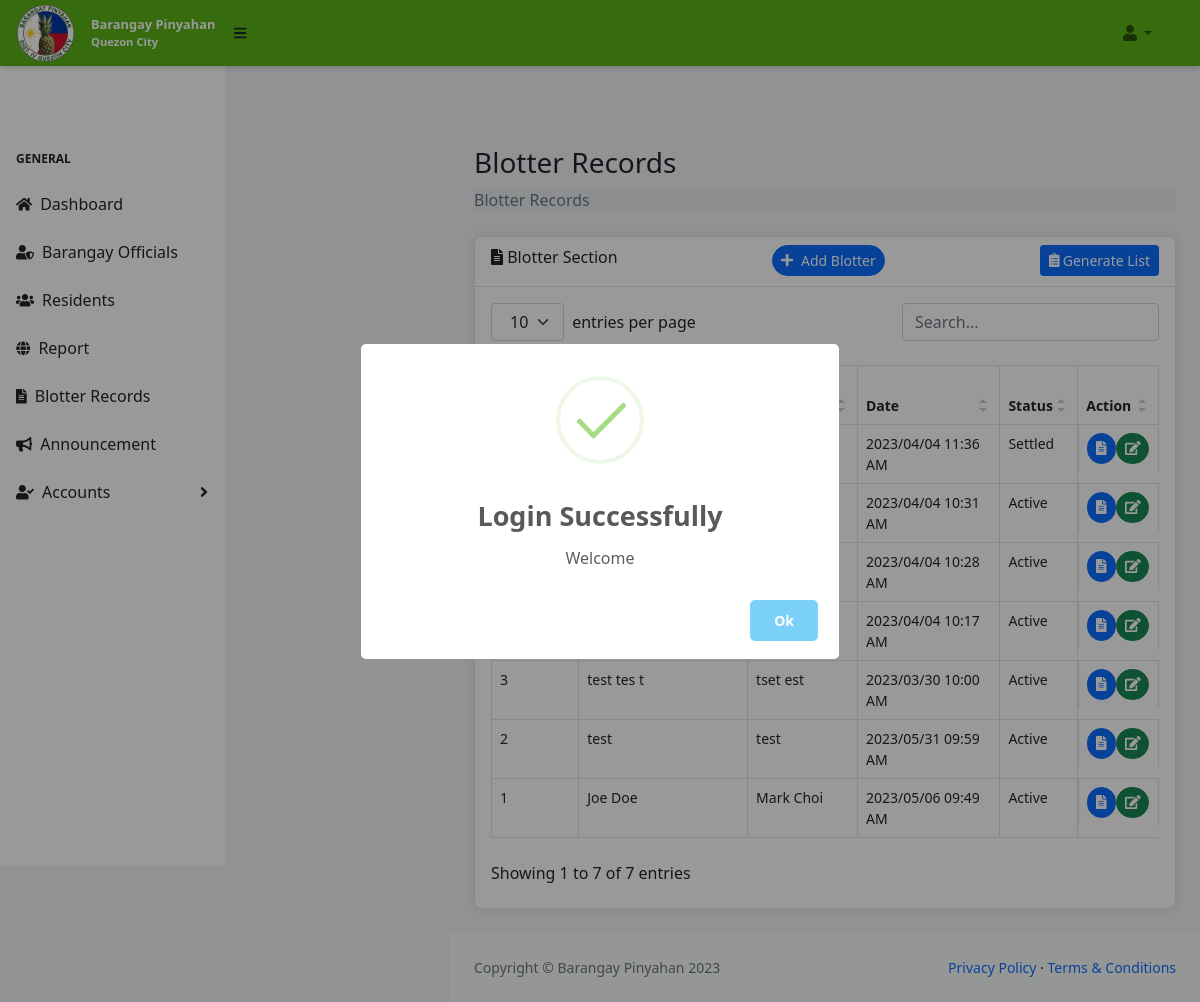
The page /blotters/index (signed in) on the database its author committed.
### tables this page shows
CREATE TABLE `blotter` (
  `id` int(11) NOT NULL,
  `complainant` varchar(255) NOT NULL,
  `accusation` varchar(255) NOT NULL,
  `document` varchar(255) NOT NULL,
  `date` datetime NOT NULL,
  `date_created` datetime NOT NULL DEFAULT current_timestamp(),
  `status` varchar(255) NOT NULL
);

### app/controllers/Blotters.php (called while the page is built, shortened)
<?php
class Blotters extends Controller {
    public function __construct() {
        $this->blotterModel = $this->model('Blotter');
    }
    public function index() {
        $blotterRecords = $this->blotterModel->findAllRecords();
        $data = [
            'blotterRecords' => $blotterRecords
        ];
        $this->view('blotters/index', $data);
    }
}
?>

### app/libraries/Core.php (called while the page is built, shortened)
<?php
 class Core {
     protected $currentMethod = 'index';
    public function __construct(){
        $url = $this->getUrl();
        if (isset($url[0])) {
            if(file_exists('../app/controllers/' . ucwords($url[0]) . '.php')){
                unset($url[0]);
            }
        }
        $this->currentController = new $this->currentController;
        if(isset($url[1])){
            if(method_exists($this->currentController, $url[1])){
                $this->currentMethod = $url[1];
                unset($url[1]);
            }
        }
        $this->params = $url ? array_values($url) : [];
        call_user_func_array([$this->currentController, $this->currentMethod], $this->params);
    }
     public function getUrl(){
         if(isset($_GET['url'])){
             $url = rtrim($_GET['url'], '/');
             $url = filter_var($url, FILTER_SANITIZE_URL);
             $url = explode('/', $url);
             return $url;
         }
     }
}

### app/require.php (called while the page is built, shortened)
<?php
    require_once 'libraries/Core.php';
    require_once 'libraries/Database.php';
    $init = new Core();

### public/index.php (called while the page is built)
<?php
    require_once '../app/require.php';

### app/libraries/Database.php (called while the page is built, shortened)
<?php
class Database {
     private $dbHost = DB_HOST;
     private $dbUser = DB_USER;
     private $dbPass = DB_PASS;
     private $dbName = DB_NAME;
     private $statement;
     private $dbHandler;
     public function __construct() {
        $conn = 'mysql:host=' . $this->dbHost . ';port=330;dbname=' . $this->dbName;
        $options = array(
            PDO::ATTR_PERSISTENT => true,
            PDO::ATTR_ERRMODE => PDO::ERRMODE_EXCEPTION
        );
        try {
            $this->dbHandler = new PDO($conn, $this->dbUser, $this->dbPass, $options);
        } catch(PDOException $e){
            $this->error = $e->getMessage();
            echo $this->error;
        }
     }
     public function query($sql) {
         $this->statement = $this->dbHandler->prepare($sql);
     }
     public function execute() {
        return $this->statement->execute();
     }
     public function resultSet() {
        $this->execute();
        return $this->statement->fetchAll(PDO::FETCH_OBJ);
     }
}

### app/models/Blotter.php (called while the page is built, shortened)
<?php
class Blotter {
    private $db;
    public function __construct(){
        $this->db = new Database;
    }
    public function findAllRecords() {
        $this->db->query('SELECT * FROM blotter ORDER BY date_created DESC');
        $results = $this->db->resultSet();
        return $results;
    }
}
?>

### app/views/blotters/index.php (the view, shortened to what this page needs)
<?php
    require APPROOT . '/views/includes/head.php';
?>
<?php
    require APPROOT . '/views/includes/admin/navigation.php';
?>
<div id="layoutSidenav_content">
                <main>
                    <div class="container-fluid px-4">
                        <h3 class="mt-4">Blotter Records</h3>
                        <ol class="breadcrumb mb-4">
                            <li class="breadcrumb-item active">Blotter Records</li>
                        </ol>
                            <div class="card mb-4">
                                <div class="card-header">
                                    <div class="d-flex justify-content-between">
                                        <div class="">
                                        <i class="fas fa-file-alt"></i>
                                        Blotter Section
                                        </div>
                                        <div class="">
                                            <button type="button" id="addResidentBtn" class="btn btn-primary btn-sm rounded-pill" data-bs-toggle="modal" data-bs-target="#modalAddBlotter">
                                            <i class="fas fa-plus"></i>&nbsp; Add Blotter
                                            </button>
                                        </div>
                                        <div class="">
                                            <a type="button" href="<?php echo URLROOT. '/blotters/generate_blotters' ?>" id="addResidentBtn" class="btn btn-primary btn-sm">
                                            <i class="fas fa-clipboard-list"></i>&nbsp;Generate List
                                            </a>
                                        </div>
                                    </div>
                                </div>
                                <div class="card-body " id="printThis">
                                    <table id="datatablesSimple">
                                        <thead>
                                            <tr>
                                                <th>Case No.</th>
                                                <th>Complainant's Name</th>
                                                <th>Accusation</th>
                                                <th>Date</th>
                                                <th>Status</th>
                                                <th>Action</th>
                                            </tr>
                                        </thead>
                                        <tbody>
                                        <?php foreach ($data['blotterRecords'] as $record):?>
                                            <tr>
                                                <td><?php echo $record->id;?></td>
                                                <td><?php echo $record->complainant;?></td>
                                                <td><?php echo $record->accusation;?></td>
                                                <td><?php echo date('Y/m/d h:i A', strtotime($record->date))?></td>
                                                <td><?php echo $record->status;?></td>
                                                <td class="d-flex justify-content-evenly">
                                                    <button class="btn btn-primary btn-sm rounded-pill viewBlotterbtn"  data-bs-toggle="modal" data-id="<?php echo $record->id?>" data-bs-target="#modalViewBlotter"><i class="fas fa-file-alt"></i></button>
                                                    <button class="btn btn-success btn-sm rounded-pill editBlotterbtn" id="editOpen" data-bs-toggle="modal" data-id="<?php echo $record->id?>" data-bs-target="#modalEditBlotter" ><i class="fas fa-edit"></i></button>
                                                </td>
                                            </tr>
                                        <?php endforeach; ?>
                                        </tbody>
                                    </table>
                                </div>
                            </div>
                    </div>
                </main>
<?php
    require APPROOT . '/views/includes/footer.php';
?>

### public/css/datatables.css (style rules this page uses)
.dataTable-table { max-width: 100%; width: 100%; border-spacing: 0; border-collapse: separate; }
.dataTable-table > tbody > tr > td, .dataTable-table > tbody > tr > th, .dataTable-table > tfoot > tr > td, .dataTable-table > tfoot > tr > th, .dataTable-table > thead > tr > td, .dataTable-table > thead > tr > th { vertical-align: top; padding: 8px 10px; }
.dataTable-table > thead > tr > th { vertical-align: bottom; text-align: left; border-bottom: 1px solid #d9d9d9; }
.dataTable-table th { vertical-align: bottom; text-align: left; }

### public/css/main.css (style rules this page uses)
a { text-decoration: none; }
* { padding: 0; margin: 0; box-sizing: border-box; }
body { background: #f0f2f5; }
.card { border: 0; box-shadow: 0px 0px 10px 0px rgba(82, 63, 105, 0.1); -webkit-box-shadow: 0px 0px 10px 0px rgba(82, 63, 105, 0.1); -moz-box-shadow: 0px 0px 10px 0px rgba(82, 63, 105, 0.1); -ms-box-shadow: 0px 0px 10px 0px rgba(82, 63, 105, 0.1); }
.card { position: relative; display: flex; flex-direction: column; min-width: 0; word-wrap: break-word; background-color: #ffffff; background-clip: border-box; border: 1px solid #e6e4e9; border-radius: 8px; }
.card .card-header { background: none; font-weight: 500; align-items: center; min-height: 50px; }
.card-header:first-child { border-radius: calc(8px - 1px) calc(8px - 1px) 0 0; }

### rows shown on the page
blotter: date "2023/04/04 11:36 AM", status "Settled"
blotter: date "2023/04/04 10:31 AM", status "Active"
blotter: date "2023/04/04 10:28 AM", status "Active"
blotter: date "2023/04/04 10:17 AM", status "Active"
blotter: id "3", complainant "test tes t", accusation "tset est", date "2023/03/30 10:00 AM", status "Active"
blotter: id "2", complainant "test", accusation "test", date "2023/05/31 09:59 AM", status "Active"
blotter: id "1", complainant "Joe Doe", accusation "Mark Choi", date "2023/05/06 09:49 AM", status "Active"
